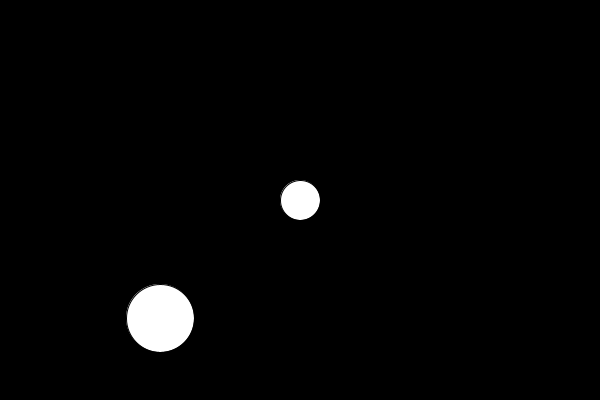
Frame 1 (no input)
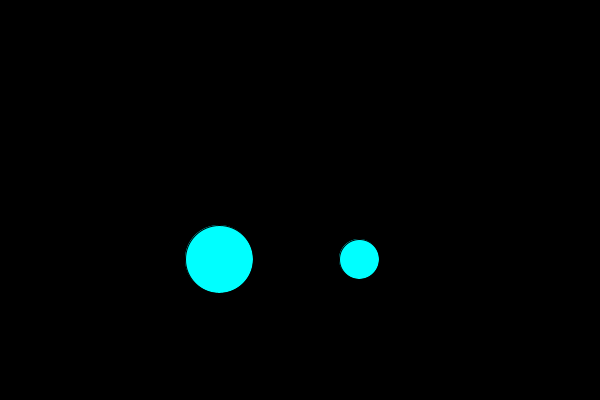
Frame 60 (the mouse pressed at the canvas centre just before this capture)
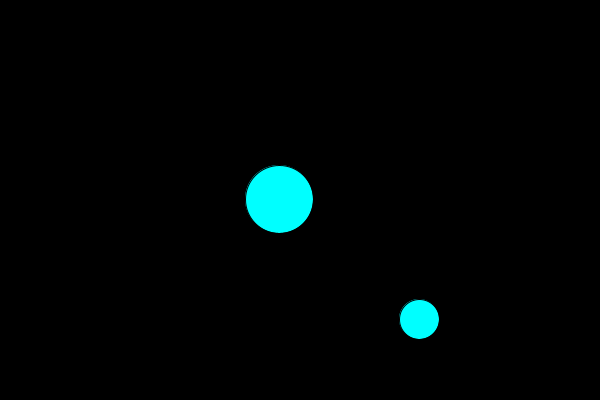
Frame 120 (the mouse held since frame 60 and released just before this capture)

The Processing sketch that drew these frames (run headless with seeded random() and noise(); from frame 60 on, the mouse is pressed at the canvas centre):

// Processing sketch: w22_collision
// ── w22_collision.pde
Ball b0;
Ball b1;

boolean moving;

void setup() {
  size(600, 400);
  moving = true;

  b0 = new Ball(width/2, height/2, 1, 1, 40, 255);
  b1 = new Ball(width, height);
}//setup

void draw() {
  background(0);

  b0.display();
  b1.display();

  if (moving) {
    b0.move(0, width, 0, height);
    b1.move(0, width, 0, height);

    if (b0.collisionCheck(b1)) {
      b0.setInside(#FF00FF);
      b1.setInside(#FF00FF);
    }
    else {
      b0.setInside(#00FFFF);
      b1.setInside(#00FFFF);
    }
  }
}

void keyPressed() {
  if (key == ' ') {
    moving = !moving;
  }
  if (key == 'r') {
    b0 = new Ball(width/2, height/2, 1, 1, 40, 255);
    b1 = new Ball(width, height);
  }
}//keyPressed

// ── Ball.pde
public class Ball {


  private int _x;
  private int _y;
  private int _xspeed;
  private int _yspeed;
  private int _size;
  private color _inside;

  public Ball(int x, int y, int xs, int ys, int cs, color c) {
    _x = x;
    _y = y;
    _xspeed = xs;
    _yspeed = ys;
    _size = cs;
    _inside = 255;
  }//Ball

  public Ball(int maxX, int maxY) {
    _size = (int)random(10, 100);
    _xspeed = _yspeed = 1;
    if (random(2) >= 1) {
      _xspeed*= -1;
    }
    if (random(2) >= 1) {
      _yspeed*= -1;
    }

    _x = (int)random(_size/2, maxX - _size/2);
    _y = (int)random(_size/2, maxY - _size/2);

    //inside = color(random(255), random(255), random(255));
    _inside = 255;
  }

  public void setInside(color inside) {
    _inside = inside;
  }

  public boolean isSelected(int x, int y) {
    float d = dist(x, y, this._x, this._y);
    return d <= _size/2;
  }

  public boolean collisionCheck(Ball other) {
    float d = dist(this._x, this._y, other._x, other._y);
    return d <= (this._size/2 + other._size/2);
  }

  public void display() {
    fill(_inside);
    circle(_x, _y, _size);
  }//display

  private boolean hitHorizonatalWall(int left, int right) {
    return _x >= right - _size/2 || _x <= left + _size/2;
  }
  private boolean hitVerticalWall(int top, int bottom) {
    return _y >= bottom - _size/2 || _y <= top + _size / 2;
  }

  public void move(int left, int right, int top, int bottom) {
    if (hitHorizonatalWall(left, right)) {
      _xspeed*= -1;
      if (_xspeed < 0) {
        _xspeed--;
      }
      else {
        _xspeed++;
      }
    }
    if (hitVerticalWall(top, bottom)) {
      _yspeed*= -1;
      if (_yspeed < 0) {
        _yspeed--;
      }
      else {
        _yspeed++;
      }
    }
    _x+= _xspeed;
    _y+= _yspeed;
  }//move


}//ball class
